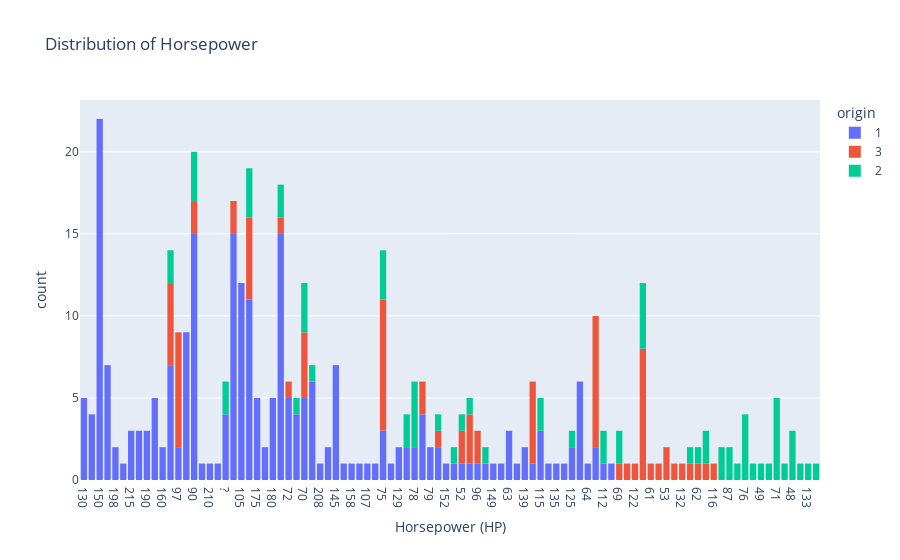

This figure's notebook cell:
### Markdown cell above
5) Histograms provide a visual representation of the distribution of a numeric variable. Use the library Plotly to draw a histogram for the column `HorsePower`<br>
- Add title, labels 
- What does the result say?
- How does Plotly different from other two libraries?

### Code cell
import plotly.express as px

fig = px.histogram(df, x="horsepower",color="origin",title="Distribution of Horsepower",labels={"horsepower": "Horsepower (HP)"}) 
fig.show()

#From the plot, you can see:

# Most cars have horsepower concentrated around 50-100 HP.
# Cars from origin "1" have the highest counts(no.of cars).
# Cars from origins "2" and "3" have fewer cars and are scattered more in lower or higher horsepower ranges.

#plotly plots are interactive by default — you can zoom, pan, hover for details

### Figure 1 — Plotly figure (JSON) as saved in the notebook; plotly's stock layout.template omitted (floating-point values rounded to 4 significant figures; data arrays with more than 128 entries replaced by an {"elided": "..."} marker saying what was removed)
{"data": [{"bingroup": "x", "hovertemplate": "origin=1<br>Horsepower (HP)=%{x}<br>count=%{y}<extra></extra>", "legendgroup": "1", "marker": {"color": "#636efa", "pattern": {"shape": ""}}, "name": "1", "orientation": "v", "showlegend": true, "type": "histogram", "x": {"elided": "249 str values"}, "xaxis": "x", "yaxis": "y"}, {"bingroup": "x", "hovertemplate": "origin=3<br>Horsepower (HP)=%{x}<br>count=%{y}<extra></extra>", "legendgroup": "3", "marker": {"color": "#EF553B", "pattern": {"shape": ""}}, "name": "3", "orientation": "v", "showlegend": true, "type": "histogram", "x": ["95", "88", "88", "95", "65", "69", "95", "97", "92", "97", "88", "88", "94", "90", "122", "67", "65", "52", "61", "97", "93", "75", "96", "97", "53", "53", "70", "75", "108", "68", "70", "75", "67", "97", "110", "52", "70", "60", "95", "97", "95", "97", "68", "65", "65", "60", "65", "90", "75", "92", "75", "65", "65", "67", "67", "132", "100", "72", "58", "60", "67", "65", "62", "68", "75", "75", "100", "74", "116", "120", "68", "68", "88", "75", "70", "67", "67", "67", "96"], "xaxis": "x", "yaxis": "y"}, {"bingroup": "x", "hovertemplate": "origin=2<br>Horsepower (HP)=%{x}<br>count=%{y}<extra></extra>", "legendgroup": "2", "marker": {"color": "#00cc96", "pattern": {"shape": ""}}, "name": "2", "orientation": "v", "showlegend": true, "type": "histogram", "x": ["46", "87", "90", "95", "113", "90", "70", "76", "60", "54", "112", "76", "87", "69", "46", "90", "49", "75", "91", "112", "110", "83", "67", "78", "75", "75", "67", "71", "70", "95", "88", "98", "115", "86", "81", "83", "70", "71", "102", "88", "120", "58", "78", "78", "110", "48", "103", "125", "115", "133", "71", "71", "77", "71", "69", "76", "78", "48", "48", "67", "67", "?", "62", "88", "74", "?", "80", "76", "74", "52"], "xaxis": "x", "yaxis": "y"}], "layout": {"barmode": "relative", "legend": {"title": {"text": "origin"}, "tracegroupgap": 0}, "title": {"text": "Distribution of Horsepower"}, "xaxis": {"anchor": "y", "domain": [0, 1], "title": {"text": "Horsepower (HP)"}}, "yaxis": {"anchor": "x", "domain": [0, 1], "title": {"text": "count"}}}}
